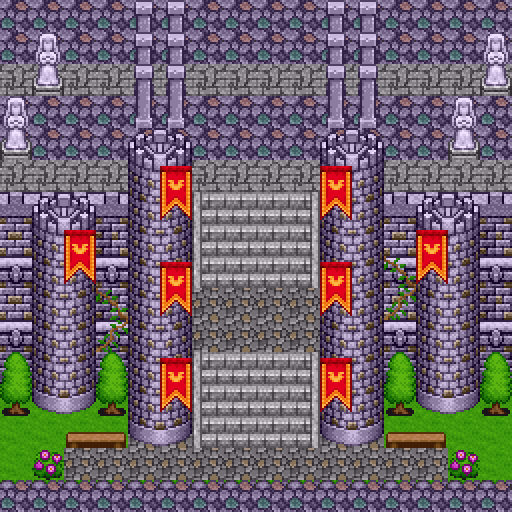

Below is a game level as drawn by its tile map, then a one-line description and the .tmx file that defines it, in full:
An orthogonal 16x16 tile map with 32x32 px tiles, 4 tile layers (ground, ground objects, ceiling objects, ceiling).

<map version="1.0" orientation="orthogonal" width="16" height="16" tilewidth="32" tileheight="32">
 <tileset firstgid="1" source="townFlat.tsx" />
 <layer name="ground" width="16" height="16">
  <data encoding="csv">
191,191,191,191,191,191,191,191,191,191,191,191,191,191,191,191,
191,191,191,191,191,191,191,191,191,191,191,191,191,191,191,191,
50,50,50,50,50,50,50,50,50,50,50,50,50,50,50,50,
191,191,191,191,191,191,191,191,191,191,191,191,191,191,191,191,
191,191,191,191,191,191,191,191,191,191,191,191,191,191,191,191,
50,50,50,50,110,110,50,50,50,50,110,110,50,50,50,50,
241,241,241,241,20,51,241,241,241,241,49,20,241,241,241,241,
241,241,241,241,241,51,241,241,241,241,49,241,241,241,241,241,
241,241,241,241,241,51,241,241,241,241,49,241,241,241,241,241,
241,241,241,241,241,51,241,241,241,241,49,241,241,241,241,241,
241,241,241,241,241,51,241,241,241,241,49,241,241,241,241,241,
110,110,110,241,241,51,241,241,241,241,49,241,241,110,110,241,
241,241,241,241,110,110,241,241,241,241,110,110,241,241,241,241,
241,241,241,241,311,311,241,241,241,241,311,311,241,241,241,241,
241,241,311,311,311,311,311,311,311,311,311,311,311,311,241,241,
161,161,161,161,161,161,161,161,161,161,161,161,161,161,161,161
</data>
 </layer>
 <layer name="ground objects" width="16" height="16">
  <data encoding="csv">
0,0,0,0,0,0,0,0,0,0,0,0,0,0,0,0,
0,0,0,0,298,298,0,0,0,0,298,298,0,0,0,0,
0,297,0,0,298,298,0,0,0,0,298,298,0,0,0,297,
0,0,0,0,298,298,0,0,0,0,298,298,0,0,0,0,
297,0,0,0,0,0,0,0,0,0,0,0,0,0,297,0,
0,0,0,0,139,140,0,0,0,0,139,140,0,0,0,0,
110,110,110,110,141,142,112,113,113,114,141,142,110,110,110,110,
53,139,140,52,141,142,112,113,113,114,141,142,53,139,140,52,
23,141,142,23,141,142,112,113,113,114,141,142,23,141,142,23,
53,141,142,52,141,142,311,311,311,311,141,142,53,141,142,52,
23,141,142,23,141,142,311,311,311,311,141,142,23,141,142,23,
83,141,142,83,141,142,112,113,113,114,141,142,83,141,142,83,
291,55,56,291,141,142,112,113,113,114,141,142,291,55,56,291,
0,0,328,329,55,56,112,113,113,114,55,56,328,329,0,0,
0,289,0,0,0,0,0,0,0,0,0,0,0,0,289,0,
0,0,0,0,0,0,0,0,0,0,0,0,0,0,0,0
</data>
 </layer>
 <objectgroup name="sprites">
  <properties>
   <property name="spriteLayer" value="true" />
  </properties>
 </objectgroup>
 <layer name="ceiling objects" width="16" height="16">
  <data encoding="csv">
0,0,0,0,268,268,0,0,0,0,268,268,0,0,0,0,
0,267,0,0,268,268,0,0,0,0,268,268,0,0,0,267,
0,0,0,0,268,268,0,0,0,0,268,268,0,0,0,0,
267,0,0,0,0,0,0,0,0,0,0,0,0,0,267,0,
0,0,0,0,25,26,0,0,0,0,25,26,0,0,0,0,
0,0,0,0,0,0,0,0,0,0,0,0,0,0,0,0,
0,25,26,0,0,0,0,0,0,0,0,0,0,25,26,0,
0,0,0,0,0,0,0,0,0,0,0,0,0,0,0,0,
0,0,0,0,0,0,0,0,0,0,0,0,296,0,0,0,
0,0,0,296,0,0,0,0,0,0,0,0,326,0,0,0,
0,0,0,326,0,0,0,0,0,0,0,0,0,0,0,0,
261,0,0,261,0,0,0,0,0,0,0,0,261,0,0,261,
0,0,0,0,0,0,0,0,0,0,0,0,0,0,0,0,
0,0,0,0,0,0,0,0,0,0,0,0,0,0,0,0,
0,0,0,0,0,0,0,0,0,0,0,0,0,0,0,0,
0,0,0,0,0,0,0,0,0,0,0,0,0,0,0,0
</data>
 </layer>
 <layer name="ceiling" width="16" height="16">
  <data encoding="csv">
0,0,0,0,0,0,0,0,0,0,0,0,0,0,0,0,
0,0,0,0,0,0,0,0,0,0,0,0,0,0,0,0,
0,0,0,0,0,0,0,0,0,0,0,0,0,0,0,0,
0,0,0,0,0,0,0,0,0,0,0,0,0,0,0,0,
0,0,0,0,0,0,0,0,0,0,0,0,0,0,0,0,
0,0,0,0,0,180,0,0,0,0,180,0,0,0,0,0,
0,0,0,0,0,210,0,0,0,0,210,0,0,0,0,0,
0,0,180,0,0,0,0,0,0,0,0,0,0,180,0,0,
0,0,210,0,0,180,0,0,0,0,180,0,0,210,0,0,
0,0,0,0,0,210,0,0,0,0,210,0,0,0,0,0,
0,0,0,0,0,0,0,0,0,0,0,0,0,0,0,0,
0,0,0,0,0,180,0,0,0,0,180,0,0,0,0,0,
0,0,0,0,0,210,0,0,0,0,210,0,0,0,0,0,
0,0,0,0,0,0,0,0,0,0,0,0,0,0,0,0,
0,0,0,0,0,0,0,0,0,0,0,0,0,0,0,0,
0,0,0,0,0,0,0,0,0,0,0,0,0,0,0,0
</data>
 </layer>
</map>
